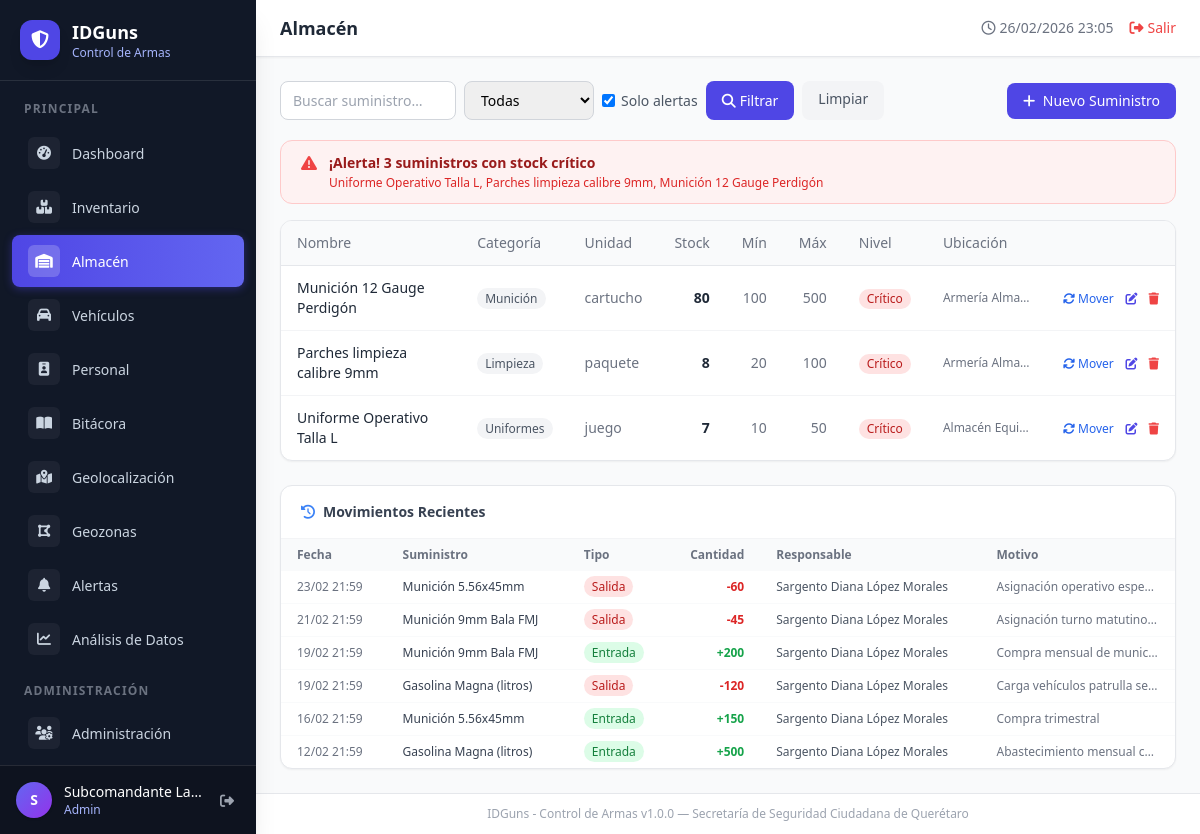
The page /almacen?alerta=1 (signed in) on the database its author committed.
### tables this page shows
CREATE TABLE IF NOT EXISTS `suministros` (
    `id`              INT UNSIGNED AUTO_INCREMENT PRIMARY KEY,
    `nombre`          VARCHAR(150) NOT NULL,
    `categoria`       ENUM('limpieza','papeleria','uniforme','municion','herramienta','otro') NOT NULL DEFAULT 'otro',
    `unidad`          VARCHAR(30)  NOT NULL DEFAULT 'pieza',
    `stock_actual`    INT          NOT NULL DEFAULT 0,
    `stock_minimo`    INT          NOT NULL DEFAULT 10,
    `stock_maximo`    INT          NOT NULL DEFAULT 100,
    `ubicacion`       VARCHAR(150) DEFAULT NULL,
    `proveedor`       VARCHAR(120) DEFAULT NULL,
    `precio_unitario` DECIMAL(10,2) DEFAULT NULL,
    `created_at`      DATETIME     NOT NULL DEFAULT CURRENT_TIMESTAMP
);

CREATE TABLE IF NOT EXISTS `movimientos_almacen` (
    `id`             INT UNSIGNED AUTO_INCREMENT PRIMARY KEY,
    `suministro_id`  INT UNSIGNED NOT NULL,
    `tipo`           ENUM('entrada','salida') NOT NULL,
    `cantidad`       INT UNSIGNED NOT NULL,
    `responsable_id` INT UNSIGNED DEFAULT NULL,
    `oficial_id`     INT UNSIGNED DEFAULT NULL,
    `motivo`         VARCHAR(255) DEFAULT NULL,
    `fecha`          DATETIME     NOT NULL DEFAULT CURRENT_TIMESTAMP,
    `notas`          TEXT         DEFAULT NULL,
    `created_at`     DATETIME     NOT NULL DEFAULT CURRENT_TIMESTAMP,
    FOREIGN KEY (`suministro_id`)  REFERENCES `suministros`(`id`) ON DELETE CASCADE,
    FOREIGN KEY (`responsable_id`) REFERENCES `users`(`id`)       ON DELETE SET NULL,
    FOREIGN KEY (`oficial_id`)     REFERENCES `oficiales`(`id`)   ON DELETE SET NULL
);

CREATE TABLE IF NOT EXISTS `users` (
    `id`         INT UNSIGNED AUTO_INCREMENT PRIMARY KEY,
    `nombre`     VARCHAR(120)                           NOT NULL,
    `username`   VARCHAR(60)                            NOT NULL UNIQUE,
    `email`      VARCHAR(120)                           DEFAULT NULL,
    `password`   VARCHAR(255)                           NOT NULL,
    `rol`        ENUM('superadmin','admin','almacen','bitacora') NOT NULL DEFAULT 'bitacora',
    `activo`     TINYINT(1) UNSIGNED                   NOT NULL DEFAULT 1,
    `created_at` DATETIME                               NOT NULL DEFAULT CURRENT_TIMESTAMP
);

### app/controllers/BaseController.php (called while the page is built, shortened)
<?php
class BaseController
{
    protected function render(string $view, array $data = [], string $layout = 'main'): void
    {
        extract($data);
        $viewFile = ROOT_PATH . '/app/views/' . $view . '.php';
        require $viewFile;
    }
    protected function currentPage(): int
    {
        return max(1, (int) ($_GET['pagina'] ?? 1));
    }
}

### app/controllers/WarehouseController.php (called while the page is built, shortened)
<?php
class WarehouseController extends BaseController
{
    private Supply $supplyModel;
    public function __construct()
    {
        $this->supplyModel = new Supply();
    }
    public function index(): void
    {
        $perPage  = 20;
        $page     = $this->currentPage();
        $filters  = [
            'categoria' => $_GET['categoria'] ?? '',
            'buscar'    => $_GET['buscar']    ?? '',
            'alerta'    => $_GET['alerta']    ?? '',
        ];
        $all    = $this->supplyModel->getAllWithStatus(0, 0, $filters);
        $total  = count($all);
        $pages  = (int) ceil($total / $perPage);
        $offset = ($page - 1) * $perPage;
        $suministros = array_slice($all, $offset, $perPage);
        $lowStock  = $this->supplyModel->getLowStock();
        $recientes = $this->supplyModel->getMovimientosRecientes(10);
        $users     = (new User())->getAllActive();
        $oficiales = $this->getOficiales();
        $this->render('warehouse/index', [
            'title'       => 'Almacén',
            'flash'       => $this->getFlash(),
            'suministros' => $suministros,
            'lowStock'    => $lowStock,
            'recientes'   => $recientes,
            'filters'     => $filters,
            'page'        => $page,
            'pages'       => $pages,
            'total'       => $total,
            'users'       => $users,
            'oficiales'   => $oficiales,
        ]);
    }
    private function getOficiales(): array
    {
        $db   = Database::getInstance();
        $stmt = $db->query("SELECT * FROM oficiales WHERE activo = 1 ORDER BY nombre ASC");
        return $stmt->fetchAll();
    }
}

### index.php (called while the page is built, shortened)
<?php
require_once __DIR__ . '/config/database.php';
require_once __DIR__ . '/app/controllers/BaseController.php';
require_once __DIR__ . '/app/models/BaseModel.php';
$requestUri = parse_url($_SERVER['REQUEST_URI'] ?? '/', PHP_URL_PATH);
$uri        = $requestUri;
$uri = trim($uri ?: '/', '/');
$controller = null;
$action     = null;
if (isset($routes[$uri])) {
    [$controller, $action] = $routes[$uri];
}
$obj = new $controller();
$obj->$action();

### config/database.php (called while the page is built, shortened)
<?php
class Database
{
    private static ?PDO $instance = null;
    public static function getInstance(): PDO
    {
        if (self::$instance === null) {
            $dsn     = 'mysql:host=' . DB_HOST . ';dbname=' . DB_NAME . ';charset=' . DB_CHARSET;
            $options = [
                PDO::ATTR_ERRMODE            => PDO::ERRMODE_EXCEPTION,
                PDO::ATTR_DEFAULT_FETCH_MODE => PDO::FETCH_ASSOC,
                PDO::ATTR_EMULATE_PREPARES   => false,
                PDO::MYSQL_ATTR_INIT_COMMAND => "SET NAMES utf8mb4 COLLATE utf8mb4_unicode_ci",
            ];
            self::$instance = new PDO($dsn, DB_USER, DB_PASS, $options);
        }
        return self::$instance;
    }
}

### app/models/BaseModel.php (called while the page is built, shortened)
<?php
class BaseModel
{
    protected PDO    $db;
    public function __construct()
    {
        $this->db = Database::getInstance();
    }
    public function query(string $sql, array $params = []): array
    {
        $stmt = $this->db->prepare($sql);
        $stmt->execute($params);
        return $stmt->fetchAll();
    }
}

### app/models/Supply.php (called while the page is built, shortened)
<?php
class Supply extends BaseModel
{
    public function getAllWithStatus(int $limit = 0, int $offset = 0, array $filters = []): array
    {
        $where  = "WHERE 1=1";
        $params = [];
        if (!empty($filters['alerta'])) {
            $where .= " AND stock_actual <= stock_minimo";
        }
        $sql = "SELECT s.*,
                CASE
                  WHEN s.stock_actual <= s.stock_minimo THEN 'critico'
                  WHEN s.stock_actual <= (s.stock_minimo * 1.5) THEN 'bajo'
                  ELSE 'ok'
                END AS nivel_stock
                FROM suministros s
                {$where}
                ORDER BY nivel_stock ASC, s.nombre ASC";
        return $this->query($sql, $params);
    }
    public function getLowStock(): array
    {
        return $this->query(
            "SELECT * FROM suministros WHERE stock_actual <= stock_minimo ORDER BY stock_actual ASC"
        );
    }
    public function getMovimientosRecientes(int $limit = 10): array
    {
        return $this->query(
            "SELECT m.*, s.nombre AS suministro_nombre, u.nombre AS responsable_nombre
             FROM movimientos_almacen m
             JOIN suministros s ON m.suministro_id = s.id
             LEFT JOIN users u ON m.responsable_id = u.id
             ORDER BY m.fecha DESC
             LIMIT {$limit}"
        );
    }
}

### app/views/warehouse/index.php (the view, shortened to what this page needs)
<?php
$stockColor = fn($s) => match(true) {
    $s['stock_actual'] <= $s['stock_minimo']              => ['bg'=>'red-100',    'text'=>'red-700',    'label'=>'Crítico'],
    $s['stock_actual'] <= (int)($s['stock_minimo'] * 1.5) => ['bg'=>'yellow-100', 'text'=>'yellow-700', 'label'=>'Bajo'],
    default                                                => ['bg'=>'green-100',  'text'=>'green-700',  'label'=>'OK'],
};
$catLabel = ['limpieza'=>'Limpieza','papeleria'=>'Papelería','uniforme'=>'Uniformes','municion'=>'Munición','herramienta'=>'Herramienta','otro'=>'Otro'];
?>
<div class="flex flex-wrap items-center justify-between gap-3 mb-5">
    <form method="GET" action="<?= BASE_URL ?>/almacen" class="flex flex-wrap gap-2">
        <input type="text" name="buscar" placeholder="Buscar suministro…" value="<?= htmlspecialchars($filters['buscar'], ENT_QUOTES,'UTF-8') ?>"
               class="border border-gray-300 rounded-lg px-3 py-2 text-sm focus:ring-indigo-500 focus:border-indigo-500 w-44">
        <select name="categoria" class="border border-gray-300 rounded-lg px-3 py-2 text-sm focus:ring-indigo-500 focus:border-indigo-500">
            <option value="">Todas</option>
        </select>
        <label class="flex items-center gap-1.5 text-sm text-gray-600 cursor-pointer">
            <input type="checkbox" name="alerta" value="1" <?= !empty($filters['alerta'])?'checked':'' ?> class="rounded border-gray-300 text-indigo-600">
            Solo alertas
        </label>
        <button type="submit" class="bg-indigo-600 text-white px-4 py-2 rounded-lg text-sm hover:bg-indigo-700 transition-colors">
            <i class="fa-solid fa-magnifying-glass mr-1"></i>Filtrar
        </button>
        <?php if ($filters['buscar'] || $filters['categoria'] || $filters['alerta']): ?>
        <a href="<?= BASE_URL ?>/almacen" class="bg-gray-100 text-gray-600 px-4 py-2 rounded-lg text-sm hover:bg-gray-200">Limpiar</a>
        <?php endif; ?>
    </form>
    <div class="flex gap-2">
        <?php if (in_array($_SESSION['user_role']??'', ['superadmin','admin','almacen'])): ?>
        <a href="<?= BASE_URL ?>/almacen/crear"
           class="bg-indigo-600 text-white px-4 py-2 rounded-lg text-sm font-medium hover:bg-indigo-700 transition-colors">
            <i class="fa-solid fa-plus mr-1"></i> Nuevo Suministro
        </a>
        <?php endif; ?>
    </div>
</div>
<?php if (count($lowStock) > 0): ?>
<div class="mb-4 bg-red-50 border border-red-200 rounded-xl px-5 py-3 flex items-start gap-3">
    <i class="fa-solid fa-triangle-exclamation text-red-500 mt-0.5"></i>
    <div>
        <p class="text-sm font-semibold text-red-800">¡Alerta! <?= count($lowStock) ?> suministros con stock crítico</p>
        <p class="text-xs text-red-600 mt-0.5"><?= implode(', ', array_map(fn($s)=>htmlspecialchars($s['nombre'],ENT_QUOTES,'UTF-8'), array_slice($lowStock,0,3))) ?><?= count($lowStock)>3?' y más…':'' ?></p>
    </div>
</div>
<?php endif; ?>
<div class="bg-white rounded-xl shadow-sm border border-gray-200 overflow-hidden">
    <div class="overflow-x-auto">
        <table class="w-full text-sm">
            <thead class="bg-gray-50 border-b border-gray-200">
                <tr>
                    <th class="text-left px-4 py-3 text-gray-500 font-medium">Nombre</th>
                    <th class="text-left px-4 py-3 text-gray-500 font-medium">Categoría</th>
                    <th class="text-left px-4 py-3 text-gray-500 font-medium">Unidad</th>
                    <th class="text-right px-4 py-3 text-gray-500 font-medium">Stock</th>
                    <th class="text-right px-4 py-3 text-gray-500 font-medium">Mín</th>
                    <th class="text-right px-4 py-3 text-gray-500 font-medium">Máx</th>
                    <th class="text-left px-4 py-3 text-gray-500 font-medium">Nivel</th>
                    <th class="text-left px-4 py-3 text-gray-500 font-medium">Ubicación</th>
                    <th class="px-4 py-3"></th>
                </tr>
            </thead>
            <tbody class="divide-y divide-gray-100">
            <?php if (empty($suministros)): ?>
            <tr><td colspan="9" class="text-center py-10 text-gray-400">Sin suministros registrados</td></tr>
            <?php else: ?>
            <?php foreach ($suministros as $s):
                $sc = $stockColor($s);
            ?>
            <tr class="hover:bg-gray-50">
                <td class="px-4 py-3 font-medium text-gray-800"><?= htmlspecialchars($s['nombre'], ENT_QUOTES,'UTF-8') ?></td>
                <td class="px-4 py-3"><span class="bg-gray-100 text-gray-600 text-xs px-2 py-0.5 rounded-full"><?= $catLabel[$s['categoria']]??$s['categoria'] ?></span></td>
                <td class="px-4 py-3 text-gray-500"><?= htmlspecialchars($s['unidad']??'pza', ENT_QUOTES,'UTF-8') ?></td>
                <td class="px-4 py-3 text-right font-bold text-gray-800"><?= $s['stock_actual'] ?></td>
                <td class="px-4 py-3 text-right text-gray-500"><?= $s['stock_minimo'] ?></td>
                <td class="px-4 py-3 text-right text-gray-500"><?= $s['stock_maximo'] ?></td>
                <td class="px-4 py-3">
                    <span class="inline-block px-2 py-0.5 rounded-full text-xs font-medium bg-<?= $sc['bg'] ?> text-<?= $sc['text'] ?>">
                        <?= $sc['label'] ?>
                    </span>
                </td>
                <td class="px-4 py-3 text-gray-500 text-xs truncate max-w-[120px]"><?= htmlspecialchars($s['ubicacion']??'—', ENT_QUOTES,'UTF-8') ?></td>
                <td class="px-4 py-3 whitespace-nowrap">
                    <?php if (in_array($_SESSION['user_role']??'', ['superadmin','admin','almacen'])): ?>
                    <button onclick="openMovModal(<?= $s['id'] ?>, '<?= htmlspecialchars($s['nombre'],ENT_QUOTES,'UTF-8') ?>', <?= $s['stock_actual'] ?>)"
                            class="text-blue-600 hover:text-blue-800 text-xs font-medium mr-2">
                        <i class="fa-solid fa-arrows-rotate"></i> Mover
                    </button>
                    <a href="<?= BASE_URL ?>/almacen/editar/<?= $s['id'] ?>"
                       class="text-indigo-600 hover:text-indigo-800 text-xs font-medium mr-2">
                        <i class="fa-solid fa-pen-to-square"></i>
                    </a>
                    <?php if (in_array($_SESSION['user_role']??'', ['superadmin','admin'])): ?>
                    <a href="<?= BASE_URL ?>/almacen/eliminar/<?= $s['id'] ?>"
                       onclick="return confirm('¿Eliminar este suministro?')"
                       class="text-red-500 hover:text-red-700 text-xs font-medium">
                        <i class="fa-solid fa-trash"></i>
                    </a>
                    <?php endif; ?>
                    <?php endif; ?>
                </td>
            </tr>
            <?php endforeach; ?>
            <?php endif; ?>
            </tbody>
        </table>
    </div>
</div>
<div class="mt-6 bg-white rounded-xl shadow-sm border border-gray-200">
    <div class="px-5 py-4 border-b border-gray-100">
        <h3 class="text-sm font-semibold text-gray-700"><i class="fa-solid fa-clock-rotate-left mr-2 text-blue-500"></i>Movimientos Recientes</h3>
    </div>
    <div class="overflow-x-auto">
        <table class="w-full text-xs">
            <thead class="bg-gray-50">
                <tr>
                    <th class="text-left px-4 py-2 text-gray-500">Fecha</th>
                    <th class="text-left px-4 py-2 text-gray-500">Suministro</th>
                    <th class="text-left px-4 py-2 text-gray-500">Tipo</th>
                    <th class="text-right px-4 py-2 text-gray-500">Cantidad</th>
                    <th class="text-left px-4 py-2 text-gray-500">Responsable</th>
                    <th class="text-left px-4 py-2 text-gray-500">Motivo</th>
                </tr>
            </thead>
            <tbody class="divide-y divide-gray-50">
            <?php foreach ($recientes as $m): ?>
            <tr class="hover:bg-gray-50">
                <td class="px-4 py-2 text-gray-500"><?= date('d/m H:i', strtotime($m['fecha'])) ?></td>
                <td class="px-4 py-2 font-medium text-gray-700"><?= htmlspecialchars($m['suministro_nombre']??'', ENT_QUOTES,'UTF-8') ?></td>
                <td class="px-4 py-2">
                    <span class="px-2 py-0.5 rounded-full text-xs font-medium <?= $m['tipo']==='entrada'?'bg-green-100 text-green-700':'bg-red-100 text-red-700' ?>">
                        <?= ucfirst($m['tipo']) ?>
                    </span>
                </td>
                <td class="px-4 py-2 text-right font-bold <?= $m['tipo']==='entrada'?'text-green-600':'text-red-600' ?>">
                    <?= $m['tipo']==='entrada'?'+':'-' ?><?= $m['cantidad'] ?>
                </td>
                <td class="px-4 py-2 text-gray-600"><?= htmlspecialchars($m['responsable_nombre']??'—', ENT_QUOTES,'UTF-8') ?></td>
                <td class="px-4 py-2 text-gray-500 truncate max-w-[180px]"><?= htmlspecialchars($m['motivo']??'', ENT_QUOTES,'UTF-8') ?></td>
            </tr>
            <?php endforeach; ?>
            </tbody>
        </table>
    </div>
</div>

### rows shown on the page
suministros: nombre "Munición 12 Gauge Perdigón", categoria "Munición", unidad "cartucho", stock_actual "80", stock_minimo "100", stock_maximo "500", stock_actual+stock_minimo "Crítico", ubicacion "Armería Alma…"
suministros: nombre "Parches limpieza calibre 9mm", categoria "Limpieza", unidad "paquete", stock_actual "8", stock_minimo "20", stock_maximo "100", stock_actual+stock_minimo "Crítico", ubicacion "Armería Alma…"
suministros: nombre "Uniforme Operativo Talla L", categoria "Uniformes", unidad "juego", stock_actual "7", stock_minimo "10", stock_maximo "50", stock_actual+stock_minimo "Crítico", ubicacion "Almacén Equi…"
movimientos_almacen: fecha "23/02 21:59", suministro.nombre "Munición 5.56x45mm", tipo "Salida", cantidad "60", responsable.nombre "Sargento Diana López Morales", motivo "Asignación operativo espe…"
movimientos_almacen: fecha "21/02 21:59", suministro.nombre "Munición 9mm Bala FMJ", tipo "Salida", cantidad "45", responsable.nombre "Sargento Diana López Morales", motivo "Asignación turno matutino…"
movimientos_almacen: fecha "19/02 21:59", suministro.nombre "Munición 9mm Bala FMJ", tipo "Entrada", cantidad "200", responsable.nombre "Sargento Diana López Morales", motivo "Compra mensual de munic…"
movimientos_almacen: fecha "19/02 21:59", suministro.nombre "Gasolina Magna (litros)", tipo "Salida", cantidad "120", responsable.nombre "Sargento Diana López Morales", motivo "Carga vehículos patrulla se…"
movimientos_almacen: fecha "16/02 21:59", suministro.nombre "Munición 5.56x45mm", tipo "Entrada", cantidad "150", responsable.nombre "Sargento Diana López Morales", motivo "Compra trimestral"
movimientos_almacen: fecha "12/02 21:59", suministro.nombre "Gasolina Magna (litros)", tipo "Entrada", cantidad "500", responsable.nombre "Sargento Diana López Morales", motivo "Abastecimiento mensual c…"

### other values the page prints
$label "Dashboard Inventario Almacén Vehículos Personal Bitácora Geolocalización Geozonas Alertas Análisis de Datos Administración"
substr($_SESSION['user_name'] ?? 'U', 0, 1) "S"
$_SESSION['user_name'] "Subcomandante La…"
$_SESSION['user_role'] "Admin"
$title "Almacén"
count($lowStock) "3"
APP_NAME "IDGuns - Control de Armas"
APP_VERSION "1.0.0"
